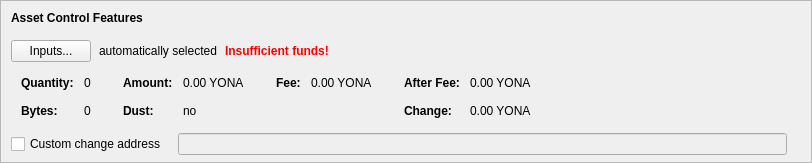
      <widget class="QFrame" name="frameAssetControl">
       <property name="sizePolicy">
        <sizepolicy hsizetype="Expanding" vsizetype="Fixed">
         <horstretch>0</horstretch>
         <verstretch>0</verstretch>
        </sizepolicy>
       </property>
       <property name="maximumSize">
        <size>
         <width>16777215</width>
         <height>16777215</height>
        </size>
       </property>
       <property name="frameShape">
        <enum>QFrame::StyledPanel</enum>
       </property>
       <property name="frameShadow">
        <enum>QFrame::Sunken</enum>
       </property>
       <layout class="QVBoxLayout" name="verticalLayoutAssetControl2">
        <property name="spacing">
         <number>0</number>
        </property>
        <property name="leftMargin">
         <number>0</number>
        </property>
        <property name="topMargin">
         <number>0</number>
        </property>
        <property name="rightMargin">
         <number>0</number>
        </property>
        <property name="bottomMargin">
         <number>6</number>
        </property>
        <item>
         <layout class="QVBoxLayout" name="verticalLayoutAssetControl" stretch="0,0,0,0,1">
          <property name="spacing">
           <number>0</number>
          </property>
          <property name="leftMargin">
           <number>10</number>
          </property>
          <property name="topMargin">
           <number>10</number>
          </property>
          <item>
           <layout class="QHBoxLayout" name="horizontalLayoutAssetControl1">
            <property name="bottomMargin">
             <number>15</number>
            </property>
            <item>
             <widget class="QLabel" name="labelAssetControlFeatures">
              <property name="sizePolicy">
               <sizepolicy hsizetype="Preferred" vsizetype="Maximum">
                <horstretch>0</horstretch>
                <verstretch>0</verstretch>
               </sizepolicy>
              </property>
              <property name="font">
               <font>
                <weight>75</weight>
                <bold>true</bold>
               </font>
              </property>
              <property name="styleSheet">
               <string notr="true">font-weight:bold;</string>
              </property>
              <property name="text">
               <string>Asset Control Features</string>
              </property>
             </widget>
            </item>
           </layout>
          </item>
          <item>
           <layout class="QHBoxLayout" name="horizontalLayoutAssetControl2" stretch="0,0,0,0">
            <property name="spacing">
             <number>8</number>
            </property>
            <property name="bottomMargin">
             <number>10</number>
            </property>
            <item>
             <widget class="QPushButton" name="pushButtonAssetControl">
              <property name="styleSheet">
               <string notr="true"/>
              </property>
              <property name="text">
               <string>Inputs...</string>
              </property>
              <property name="autoDefault">
               <bool>false</bool>
              </property>
             </widget>
            </item>
            <item>
             <widget class="QLabel" name="labelAssetControlAutomaticallySelected">
              <property name="text">
               <string>automatically selected</string>
              </property>
              <property name="margin">
               <number>5</number>
              </property>
             </widget>
            </item>
            <item>
             <widget class="QLabel" name="labelAssetControlInsuffFunds">
              <property name="font">
               <font>
                <weight>75</weight>
                <bold>true</bold>
               </font>
              </property>
              <property name="styleSheet">
               <string notr="true">color:red;font-weight:bold;</string>
              </property>
              <property name="text">
               <string>Insufficient funds!</string>
              </property>
              <property name="margin">
               <number>5</number>
              </property>
             </widget>
            </item>
            <item>
             <spacer name="horizontalSpacerAssetControl">
              <property name="orientation">
               <enum>Qt::Horizontal</enum>
              </property>
              <property name="sizeHint" stdset="0">
               <size>
                <width>40</width>
                <height>1</height>
               </size>
              </property>
             </spacer>
            </item>
           </layout>
          </item>
          <item>
           <widget class="QWidget" name="widgetAssetControl" native="true">
            <property name="sizePolicy">
             <sizepolicy hsizetype="Preferred" vsizetype="Preferred">
              <horstretch>0</horstretch>
              <verstretch>0</verstretch>
             </sizepolicy>
            </property>
            <property name="minimumSize">
             <size>
              <width>0</width>
              <height>0</height>
             </size>
            </property>
            <property name="styleSheet">
             <string notr="true"/>
            </property>
            <layout class="QHBoxLayout" name="horizontalLayoutAssetControl5">
             <property name="leftMargin">
              <number>0</number>
             </property>
             <property name="topMargin">
              <number>0</number>
             </property>
             <property name="rightMargin">
              <number>0</number>
             </property>
             <property name="bottomMargin">
              <number>0</number>
             </property>
             <item>
              <layout class="QHBoxLayout" name="horizontalLayoutAssetControl3" stretch="0,0,0,1">
               <property name="spacing">
                <number>20</number>
               </property>
               <property name="topMargin">
                <number>0</number>
               </property>
               <property name="bottomMargin">
                <number>10</number>
               </property>
               <item>
                <layout class="QFormLayout" name="formLayoutAssetControl1">
                 <property name="horizontalSpacing">
                  <number>10</number>
                 </property>
                 <property name="verticalSpacing">
                  <number>14</number>
                 </property>
                 <property name="leftMargin">
                  <number>10</number>
                 </property>
                 <property name="topMargin">
                  <number>4</number>
                 </property>
                 <property name="rightMargin">
                  <number>6</number>
                 </property>
                 <item row="0" column="0">
                  <widget class="QLabel" name="labelAssetControlQuantityText">
                   <property name="font">
                    <font>
                     <weight>75</weight>
                     <bold>true</bold>
                    </font>
                   </property>
                   <property name="text">
                    <string>Quantity:</string>
                   </property>
                   <property name="margin">
                    <number>0</number>
                   </property>
                  </widget>
                 </item>
                 <item row="0" column="1">
                  <widget class="QLabel" name="labelAssetControlQuantity">
                   <property name="cursor">
                    <cursorShape>IBeamCursor</cursorShape>
                   </property>
                   <property name="contextMenuPolicy">
                    <enum>Qt::ActionsContextMenu</enum>
                   </property>
                   <property name="text">
                    <string notr="true">0</string>
                   </property>
                   <property name="margin">
                    <number>0</number>
                   </property>
                   <property name="textInteractionFlags">
                    <set>Qt::LinksAccessibleByMouse|Qt::TextSelectableByKeyboard|Qt::TextSelectableByMouse</set>
                   </property>
                  </widget>
                 </item>
                 <item row="1" column="0">
                  <widget class="QLabel" name="labelAssetControlBytesText">
                   <property name="font">
                    <font>
                     <weight>75</weight>
                     <bold>true</bold>
                    </font>
                   </property>
                   <property name="text">
                    <string>Bytes:</string>
                   </property>
                  </widget>
                 </item>
                 <item row="1" column="1">
                  <widget class="QLabel" name="labelAssetControlBytes">
                   <property name="cursor">
                    <cursorShape>IBeamCursor</cursorShape>
                   </property>
                   <property name="contextMenuPolicy">
                    <enum>Qt::ActionsContextMenu</enum>
                   </property>
                   <property name="text">
                    <string notr="true">0</string>
                   </property>
                   <property name="textInteractionFlags">
                    <set>Qt::LinksAccessibleByMouse|Qt::TextSelectableByKeyboard|Qt::TextSelectableByMouse</set>
                   </property>
                  </widget>
                 </item>
                </layout>
               </item>
               <item>
                <layout class="QFormLayout" name="formLayoutAssetControl2">
                 <property name="horizontalSpacing">
                  <number>10</number>
                 </property>
                 <property name="verticalSpacing">
                  <number>14</number>
                 </property>
                 <property name="leftMargin">
                  <number>6</number>
                 </property>
                 <property name="topMargin">
                  <number>4</number>
                 </property>
                 <property name="rightMargin">
                  <number>6</number>
                 </property>
                 <item row="0" column="0">
                  <widget class="QLabel" name="labelAssetControlAmountText">
                   <property name="font">
                    <font>
                     <weight>75</weight>
                     <bold>true</bold>
                    </font>
                   </property>
                   <property name="text">
                    <string>Amount:</string>
                   </property>
                   <property name="margin">
                    <number>0</number>
                   </property>
                  </widget>
                 </item>
                 <item row="0" column="1">
                  <widget class="QLabel" name="labelAssetControlAmount">
                   <property name="cursor">
                    <cursorShape>IBeamCursor</cursorShape>
                   </property>
                   <property name="contextMenuPolicy">
                    <enum>Qt::ActionsContextMenu</enum>
                   </property>
                   <property name="text">
                    <string notr="true">0.00 YONA</string>
                   </property>
                   <property name="textInteractionFlags">
                    <set>Qt::LinksAccessibleByMouse|Qt::TextSelectableByKeyboard|Qt::TextSelectableByMouse</set>
                   </property>
                  </widget>
                 </item>
                 <item row="1" column="0">
                  <widget class="QLabel" name="labelAssetControlLowOutputText">
                   <property name="font">
                    <font>
                     <weight>75</weight>
                     <bold>true</bold>
                    </font>
                   </property>
                   <property name="text">
                    <string>Dust:</string>
                   </property>
                  </widget>
                 </item>
                 <item row="1" column="1">
                  <widget class="QLabel" name="labelAssetControlLowOutput">
                   <property name="cursor">
                    <cursorShape>IBeamCursor</cursorShape>
                   </property>
                   <property name="contextMenuPolicy">
                    <enum>Qt::ActionsContextMenu</enum>
                   </property>
                   <property name="text">
                    <string notr="true">no</string>
                   </property>
                   <property name="textInteractionFlags">
                    <set>Qt::LinksAccessibleByMouse|Qt::TextSelectableByKeyboard|Qt::TextSelectableByMouse</set>
                   </property>
                  </widget>
                 </item>
                </layout>
               </item>
               <item>
                <layout class="QFormLayout" name="formLayoutAssetControl3">
                 <property name="horizontalSpacing">
                  <number>10</number>
                 </property>
                 <property name="verticalSpacing">
                  <number>14</number>
                 </property>
                 <property name="leftMargin">
                  <number>6</number>
                 </property>
                 <property name="topMargin">
                  <number>4</number>
                 </property>
                 <property name="rightMargin">
                  <number>6</number>
                 </property>
                 <item row="0" column="0">
                  <widget class="QLabel" name="labelAssetControlFeeText">
                   <property name="font">
                    <font>
                     <weight>75</weight>
                     <bold>true</bold>
                    </font>
                   </property>
                   <property name="text">
                    <string>Fee:</string>
                   </property>
                   <property name="margin">
                    <number>0</number>
                   </property>
                  </widget>
                 </item>
                 <item row="0" column="1">
                  <widget class="QLabel" name="labelAssetControlFee">
                   <property name="cursor">
                    <cursorShape>IBeamCursor</cursorShape>
                   </property>
                   <property name="contextMenuPolicy">
                    <enum>Qt::ActionsContextMenu</enum>
                   </property>
                   <property name="text">
                    <string notr="true">0.00 YONA</string>
                   </property>
                   <property name="textInteractionFlags">
                    <set>Qt::LinksAccessibleByMouse|Qt::TextSelectableByKeyboard|Qt::TextSelectableByMouse</set>
                   </property>
                  </widget>
                 </item>
                </layout>
               </item>
               <item>
                <layout class="QFormLayout" name="formLayoutAssetControl4">
                 <property name="horizontalSpacing">
                  <number>10</number>
                 </property>
                 <property name="verticalSpacing">
                  <number>14</number>
                 </property>
                 <property name="leftMargin">
                  <number>6</number>
                 </property>
                 <property name="topMargin">
                  <number>4</number>
                 </property>
                 <property name="rightMargin">
                  <number>6</number>
                 </property>
                 <item row="0" column="0">
                  <widget class="QLabel" name="labelAssetControlAfterFeeText">
                   <property name="font">
                    <font>
                     <weight>75</weight>
                     <bold>true</bold>
                    </font>
                   </property>
                   <property name="text">
                    <string>After Fee:</string>
                   </property>
                   <property name="margin">
                    <number>0</number>
                   </property>
                  </widget>
                 </item>
                 <item row="0" column="1">
                  <widget class="QLabel" name="labelAssetControlAfterFee">
                   <property name="cursor">
                    <cursorShape>IBeamCursor</cursorShape>
                   </property>
                   <property name="contextMenuPolicy">
                    <enum>Qt::ActionsContextMenu</enum>
                   </property>
                   <property name="text">
                    <string notr="true">0.00 YONA</string>
                   </property>
                   <property name="textInteractionFlags">
                    <set>Qt::LinksAccessibleByMouse|Qt::TextSelectableByKeyboard|Qt::TextSelectableByMouse</set>
                   </property>
                  </widget>
                 </item>
                 <item row="1" column="0">
                  <widget class="QLabel" name="labelAssetControlChangeText">
                   <property name="font">
                    <font>
                     <weight>75</weight>
                     <bold>true</bold>
                    </font>
                   </property>
                   <property name="text">
                    <string>Change:</string>
                   </property>
                  </widget>
                 </item>
                 <item row="1" column="1">
                  <widget class="QLabel" name="labelAssetControlChange">
                   <property name="cursor">
                    <cursorShape>IBeamCursor</cursorShape>
                   </property>
                   <property name="contextMenuPolicy">
                    <enum>Qt::ActionsContextMenu</enum>
                   </property>
                   <property name="text">
                    <string notr="true">0.00 YONA</string>
                   </property>
                   <property name="textInteractionFlags">
                    <set>Qt::LinksAccessibleByMouse|Qt::TextSelectableByKeyboard|Qt::TextSelectableByMouse</set>
                   </property>
                  </widget>
                 </item>
                </layout>
               </item>
              </layout>
             </item>
            </layout>
           </widget>
          </item>
          <item>
           <layout class="QHBoxLayout" name="horizontalLayoutAssetControl4" stretch="0,0,0">
            <property name="spacing">
             <number>12</number>
            </property>
            <property name="sizeConstraint">
             <enum>QLayout::SetDefaultConstraint</enum>
            </property>
            <property name="topMargin">
             <number>5</number>
            </property>
            <property name="rightMargin">
             <number>5</number>
            </property>
            <item>
             <widget class="QCheckBox" name="checkBoxAssetControlChange">
              <property name="toolTip">
               <string>If this is activated, but the change address is empty or invalid, change will be sent to a newly generated address.</string>
              </property>
              <property name="text">
               <string>Custom change address</string>
              </property>
             </widget>
            </item>
            <item>
             <widget class="QValidatedLineEdit" name="lineEditAssetControlChange">
              <property name="enabled">
               <bool>false</bool>
              </property>
              <property name="sizePolicy">
               <sizepolicy hsizetype="Expanding" vsizetype="Fixed">
                <horstretch>0</horstretch>
                <verstretch>0</verstretch>
               </sizepolicy>
              </property>
             </widget>
            </item>
            <item>
             <widget class="QLabel" name="labelAssetControlChangeLabel">
              <property name="sizePolicy">
               <sizepolicy hsizetype="Preferred" vsizetype="Expanding">
                <horstretch>0</horstretch>
                <verstretch>0</verstretch>
               </sizepolicy>
              </property>
              <property name="minimumSize">
               <size>
                <width>0</width>
                <height>0</height>
               </size>
              </property>
              <property name="text">
               <string/>
              </property>
              <property name="margin">
               <number>3</number>
              </property>
             </widget>
            </item>
           </layout>
          </item>
          <item>
           <spacer name="verticalSpacerAssetControl">
            <property name="orientation">
             <enum>Qt::Vertical</enum>
            </property>
            <property name="sizeHint" stdset="0">
             <size>
              <width>800</width>
              <height>1</height>
             </size>
            </property>
           </spacer>
          </item>
         </layout>
        </item>
       </layout>
      </widget>
